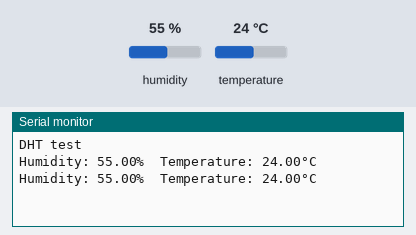
A sketch run on a simulated Arduino Uno, built with avr-gcc and run on an emulated ATmega328P. Parts: the last lines printed to the serial monitor. The inputs (shaded band) are chosen by the test bench; at power-on: humidity 55 %, temperature 24 °C.

Above: at 4.8 s.
4.9 s: humidity set to 22 %
At 6.9 s:
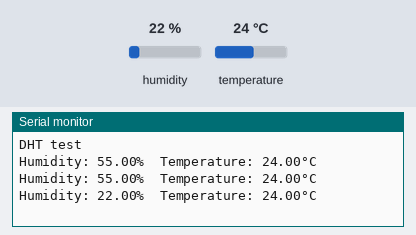
7.9 s: temperature set to 12 °C
At 8.6 s:
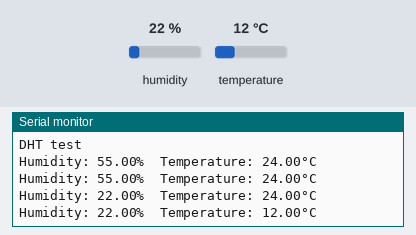
10.9 s: humidity set to 40 %
At 13.4 s:
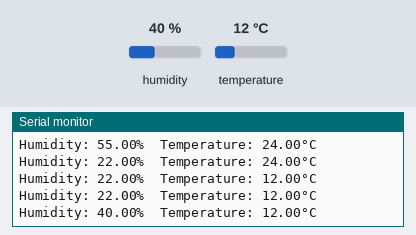
Timing chart, 0 to 14.9 s (numbered marks = the images above; inputs shaded):
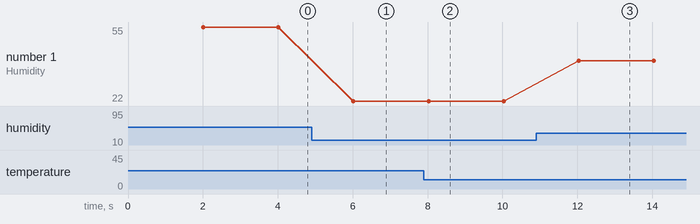

Measured:
- after the input at 4.9 s, the serial monitor: prints a new line after 1.1 s (image 1)
- after the input at 7.9 s, the serial monitor: prints a new line after 0.12 s (image 2)
- after the input at 10.9 s, the serial monitor: prints a new line after 1.1 s (image 3)
- plotted number 1: 55 → 22 after the input at 4.9 s, 22 → 40 after the input at 10.9 s

The sketch:

dhtsensor.ino
```cpp
#include <Adafruit_Sensor.h>
#include <DHT.h>
#include <DHT_U.h>

#define DHTPIN 2     // Digital pin connected to the DHT sensor
#define DHTTYPE DHT22   // DHT11 - BLUE, DHT22 WHITE

DHT dht(DHTPIN, DHTTYPE);

void setup() {
  Serial.begin(9600);
  Serial.println(F("DHT test"));

  dht.begin();
}

void loop() {
  // Wait a few seconds between measurements
  delay(2000);

  // Note:
  // Reading temperature or humidity takes about 250 milliseconds!
  // Sensor readings may also be up to 2 seconds 'old'
  float humidity = dht.readHumidity();
  float temperature = dht.readTemperature();

  // Check if any reads failed and exit early (to try again).
  if (isnan(humidity) || isnan(temperature)) {
    Serial.println(F("Failed to read from DHT sensor!"));
    return;
  }

  // Print the results to the Serial Monitor
  Serial.print(F("Humidity: "));
  Serial.print(humidity);
  Serial.print(F("%  Temperature: "));
  Serial.print(temperature);
  Serial.println(F("°C"));
}
```
